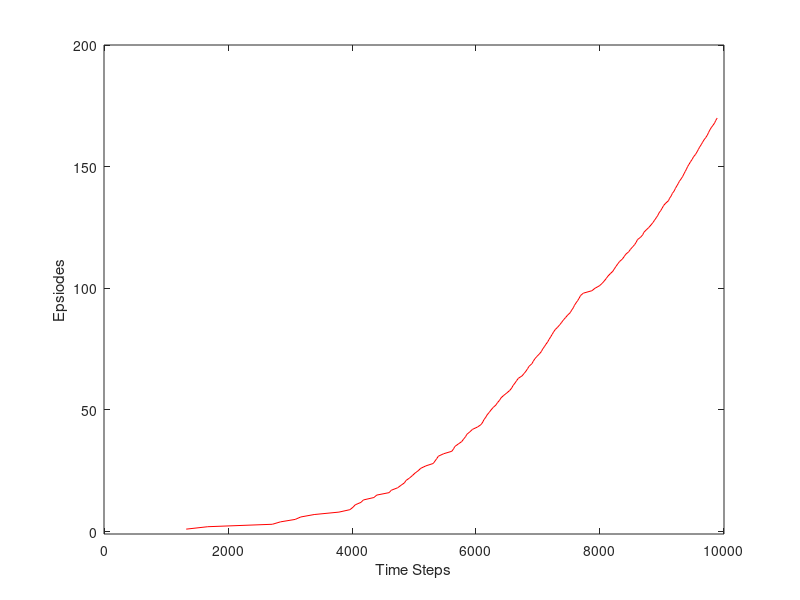

This chart was generated by the following MATLAB code:
%-------------------------------------------------------------------------
% script file: sarsa_windy_gridworld.m
% rbd
% ray.duran@und.edu
% EE547
% Last update: 8/2/20
%
% Example of sarsa algorithm
% Sutton, "Reinforcement Learning,An Introduction, 2nd ed" pg 130
% Algo:
% Parameters: step size: alpha(0,1], small epsilon > 0
% Initialize Q(s,a), for all s,a, except Q(terminal,.) = 0
%
%  Loop for each epsiode
%   Initialize S
%   Choose A from S using policy derived from Q( epsilon greedy)
%   Loop for each step of episode:
%       Take action A, observe R, S'
%       Choose A' from S' using policy dervied from Q( epsilon greedy)
%       Q(S,A) <- Q(S,A) + alpha*[ R + gamma*Q(S',A') - Q(S,A)]
%       S<- S'; A<- A';
%   Until S is terminal
% NOte: Assume for this gridworld that you cannot take action to take
% you off ":edge".
%-------------------------------------------------------------------------
clear all;
x = 10; 
y = 7;
epsilon = .1;      % for greedy policy
alpha = .5;        % step size
gamma = .9;        % discount rate
q = zeros(7,10,4); % action-state space
q(4,8,:) = 0;      % terminal value zero; Note coordinate from upperleft
episodes = 170;


%debug
time_steps = 0;
episode_debug = zeros(1,episodes);

for n = 1: episodes
    i_current = 4; % state init row 
    j_current = 1; % state init col
    % choose with epsilon greedy policy
    random = rand(1); 
    if( 1-epsilon > random)
        [max_value,a_current] = max(q(i_current,j_current,:));
    else
        a_current = randi(4,1);
    end
    
    windsurfing = 1;
    
    
    while windsurfing
        
        switch a_current
            case 1 % up
                i_update = i_current-1; % reference (1,1)
                j_update = j_current;
            case 2 % down
                i_update = i_current+1;
                j_update = j_current;
            case 3 % right
                j_update = j_current+1;
                i_update = i_current;
            case 4 % left
                j_update = j_current-1;
                i_update = i_current;
            otherwise
                i_update = 4;
                j_update = 1;
        end
        
        % strength of wind by column; See Sutton book page 130
        switch j_update
            case 1
             i_update = i_update;
            case 2
             i_update = i_update;
            case 3
             i_update = i_update;
            case 4
             i_update = i_update-1;
            case 5
             i_update = i_update-1;
            case 6
             i_update = i_update-1;
            case 7
             i_update = i_update-2;
            case 8
             i_update = i_update-2;
            case 9
             i_update = i_update-1;
            case 10
             i_update = i_update;
             
             otherwise
                i_update = 1;
        end
             
        % limits on i & j
        if i_update > 7
            i_update = 7;
        end
        if i_update < 1
            i_update = 1;
        end
        if j_update > 10;
            j_update = 10;
        end
        if j_update < 1
            j_update = 1;
        end
        

     %  Observe r and s'= i_update & j_update
     r = -1;
     
     % choose with epsilon greedy policy
     random = rand(1); 
     if( 1-epsilon > random)
        [max_value,a_update] = max(q(i_update,j_update,:));
     else
        a_update = randi(4,1);
     end
     q(i_current,j_current,a_current) =  q(i_current,j_current,a_current) +...
         alpha*(r + gamma*q(i_update,j_update,a_update) - ...
         q(i_current,j_current,a_current) );
     
     i_current = i_update;
     j_current = j_update;
     a_current = a_update;
     
     % debug
     time_steps = time_steps + 1;
     
     % terminate epsiode
     if i_update==4 && j_update ==8
         windsurfing = 0;
         % debug
         episode_debug(1,n) = time_steps;
     end                
        
    end % while
        
end

time_incr = [ 1:1:episodes];
% Plot
figure(1)
plot(episode_debug(1,time_incr),time_incr, '-r')
xlabel('Time Steps');
ylabel('Epsiodes');
axis([-1 10001 -1 200])

% debug
debug = 1;

    
    
    
